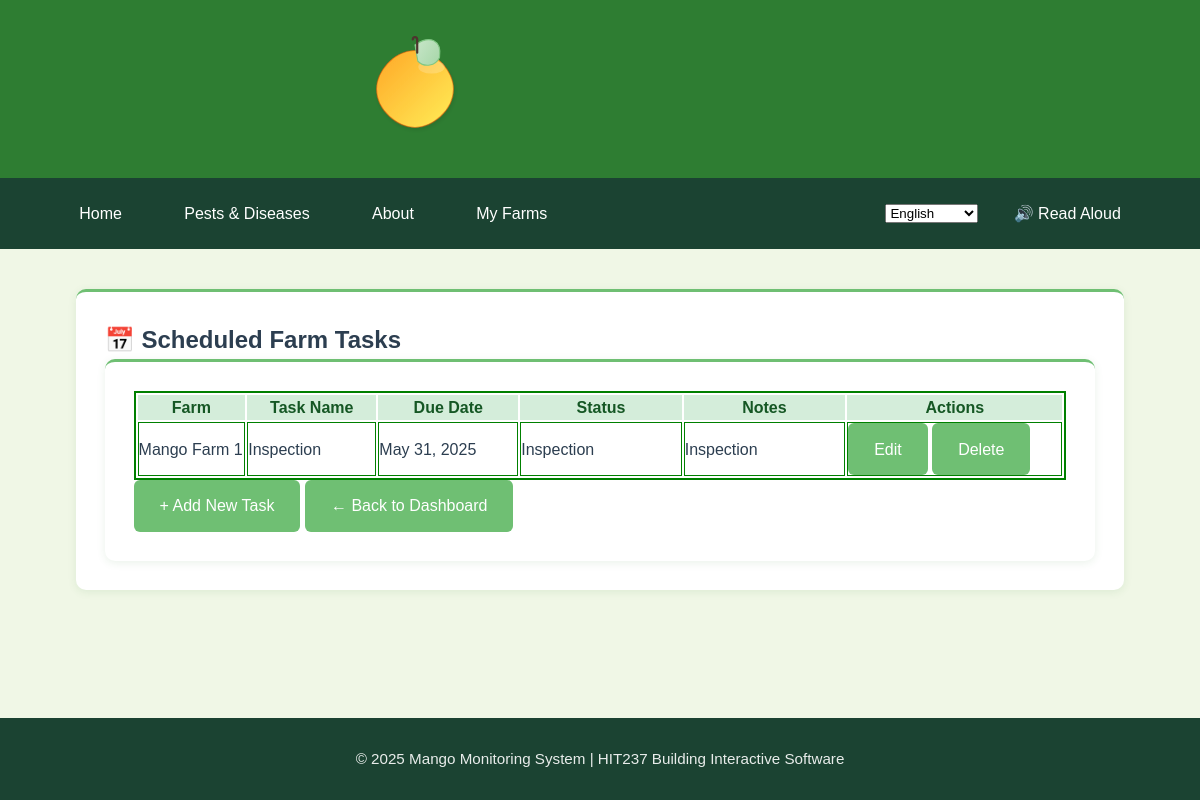
Page /myfarms/tasks/ (signed in) on the committed database.
### App2/models.py (models this page shows, shortened)
class Task(models.Model):
    TASK_TYPES = [
        ('inspection', 'Inspection'),
        ('pesticide', 'Pesticide Application'),
        ('note', 'Note / Reminder'),
    ]
    farm = models.ForeignKey(Farm, on_delete=models.CASCADE)
    title = models.CharField(max_length=100)
    description = models.TextField(blank=True)
    task_type = models.CharField(max_length=20, choices=TASK_TYPES)
    scheduled_date = models.DateField()
    scheduled_time = models.TimeField(null=True, blank=True)
    created_at = models.DateTimeField(auto_now_add=True)
    updated_at = models.DateTimeField(auto_now=True)

class Farm(models.Model):
    name = models.CharField(max_length=100)
    location = models.CharField(max_length=150)
    owner = models.ForeignKey(User, on_delete=models.CASCADE, related_name="farms")
    total_plants = models.IntegerField(validators=[MinValueValidator(1)], help_text="Total number of mango plants on the property")
    farm_size = models.DecimalField(max_digits=10, decimal_places=2, help_text="Farm size in hectares")
    stocking_rate = models.DecimalField(max_digits=10, decimal_places=2, help_text="Plants per hectare", editable=False)
    created_at = models.DateTimeField(auto_now_add=True)
    updated_at = models.DateTimeField(auto_now=True)
    class Meta:
        ordering = ['name']

### App2/views.py (the view)
# urls.py: path('tasks/', TaskListView.as_view(), name='task-list'),
class TaskListView(LoginRequiredMixin, ListView):
    model = Task
    template_name = 'App2/task_list.html'
    context_object_name = 'tasks'
    def get_queryset(self):
        if self.request.user.is_superuser:
            user_filter = self.request.GET.get('user_filter', 'all')
            if user_filter != 'all':
                try:
                    user_id = int(user_filter)
                    return Task.objects.filter(farm__owner_id=user_id).order_by('scheduled_date', 'scheduled_time')
                except (ValueError, TypeError):
                    return Task.objects.all().order_by('scheduled_date', 'scheduled_time')
            else:
                return Task.objects.all().order_by('scheduled_date', 'scheduled_time')
        else:
            return Task.objects.filter(farm__owner=self.request.user).order_by('scheduled_date', 'scheduled_time')
    def get_context_data(self, **kwargs):
        context = super().get_context_data(**kwargs)
        if self.request.user.is_superuser:
            context['users'] = User.objects.all()
            context['current_user_filter'] = self.request.GET.get('user_filter', 'all')
            context['is_superuser'] = True
        else:
            context['is_superuser'] = False
        return context

### App2/templates/App2/task_list.html (shortened to what this page needs)
{% extends 'App2/base.html' %}
{% block content %}
<div class="card shadow-sm p-3">
<div class="container mt-4">
  <div class="d-flex justify-content-between align-items-center mb-3">
    <h2>📅 {% if is_superuser %}All {% endif %}Scheduled Farm Tasks</h2>
  </div>
</div>
  {% if tasks %}
  <div class="card shadow-sm p-3">
    <div class="summary-table-container mb-4">
   <table class="table w-auto text-center" style="border: 2px solid green;">
    <div class="stat-item" style="flex: 1; text-align: center; padding: 0 10px; border-right: 1px solid #eee;">
      <thead style="background-color: #d4edda; color: #155724;">
          <tr>
            <th style="width: 10%;" style="border: 1px solid green;">Farm</th>
            <th style="width: 12%;", style="border: 1px solid green;">Task Name</th>
            <th style="width: 13%;" style="border: 1px solid green;">Due Date</th>
            <th style="width: 15%;" style="border: 1px solid green;">Status</th>
            <th style="width: 15%;" style="border: 1px solid green;">Notes</th>
            <th style="width: 20%;" style="border: 1px solid green;">Actions</th>
          </tr>
        </thead>
          <tbody>
  {% for task in tasks %}
  <tr>
    <td style="border: 1px solid green;">{{ task.farm.name }}</td>
    <td style="border: 1px solid green;">{{ task.title|default:"—" }}</td>
    <td style="border: 1px solid green;">{{ task.scheduled_date|date:"M d, Y"|default:"—" }}</td>
    <td style="border: 1px solid green;">{{ task.task_type|title|default:"—" }}</td>
    <td style="border: 1px solid green;">{{ task.description|truncatechars:30|default:"—" }}</td>
    <td style="border: 1px solid green;">
      <a href="{% url 'App2:task-update' task.pk %}" class="btn btn-success btn-sm">Edit</a>
      <a href="{% url 'App2:task-delete' task.pk %}" class="btn btn-danger btn-sm">Delete</a>
    </td>
  </tr>
</div>
  {% empty %}
  <tr><td colspan="6">No tasks found.</td></tr>
  {% endfor %}
      </table>
    </div>
  {% else %}
    <div class="alert alert-warning">No tasks scheduled yet.</div>
  {% endif %}
  <div>
    <a href="{% url 'App2:task-create' %}" class="btn btn-success">+ Add New Task</a>
    <a href="{% url 'App2:profile' %}" class="btn btn-outline-secondary">← Back to Dashboard</a>
  </div>
{% endblock %}

### App1/static/css/base.css (style rules this page uses)
:root { --primary-green: #2E7D32; --secondary-green: #6FBF73; --accent-green: #A2C523; --light-bg: #F0F7E6; --card-bg: #FFFFFF; --text-dark: #2C3E50; --text-light: #5D6D7E; --shadow-sm: 0 2px 8px rgba(46, 125, 50, 0.1); --shadow-md: 0 4px 12px rgba(46, 125, 50, 0.15); --border-color: #dcdcdc; }
* { margin: 0; padding: 0; box-sizing: border-box; font-family: 'Poppins', sans-serif; }
body { min-height: 100vh; display: flex; flex-direction: column; background-color: var(--light-bg); color: var(--text-dark); line-height: 1.6; }
.card { background: var(--card-bg); border-radius: 10px; box-shadow: var(--shadow-sm); padding: 1.8rem; transition: all 0.3s ease; border-top: 3px solid var(--secondary-green); }
.btn { display: inline-flex; align-items: center; gap: 0.5rem; padding: 0.7rem 1.5rem; background-color: var(--secondary-green); color: white; border-radius: 6px; text-decoration: none; font-weight: 500; transition: all 0.3s ease; border: 2px solid transparent; }

### rows in the picture
Task: farm.name "Mango Farm 1", title "Inspection", scheduled_date "May 31, 2025", task_type "Inspection", description "Inspection"
